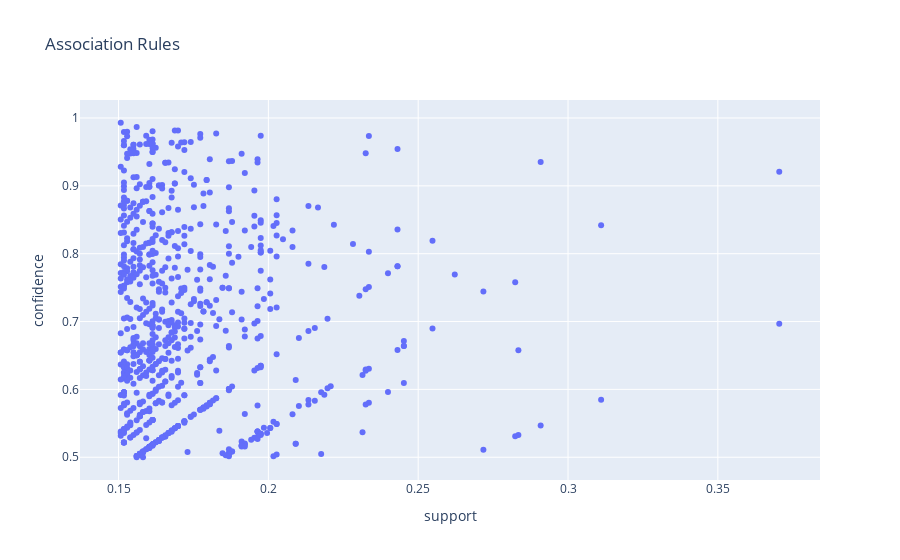

The code cell stored with this chart in its notebook:
### Code cell
import plotly.express as px

rules_df["rule"] = rules_df["antecedent_description"] + " → " + rules_df["consequent_description"]

fig = px.scatter(
    rules_df,
    x="support",
    y="confidence",
    hover_data=["rule"],
    title="Association Rules"
)
fig.show()

### Figure 1 — Plotly figure (JSON) as saved in the notebook; plotly's stock layout.template omitted (floating-point values rounded to 4 significant figures; data arrays with more than 128 entries replaced by an {"elided": "..."} marker saying what was removed)
{"data": [{"customdata": {"elided": "751x1 str values"}, "hovertemplate": "support=%{x}<br>confidence=%{y}<br>rule=%{customdata[0]}<extra></extra>", "legendgroup": "", "marker": {"color": "#636efa", "symbol": "circle"}, "mode": "markers", "name": "", "orientation": "v", "showlegend": false, "type": "scatter", "x": {"elided": "751 float values"}, "xaxis": "x", "y": {"elided": "751 float values"}, "yaxis": "y"}], "layout": {"legend": {"tracegroupgap": 0}, "title": {"text": "Association Rules"}, "xaxis": {"anchor": "y", "domain": [0, 1], "title": {"text": "support"}}, "yaxis": {"anchor": "x", "domain": [0, 1], "title": {"text": "confidence"}}}}
